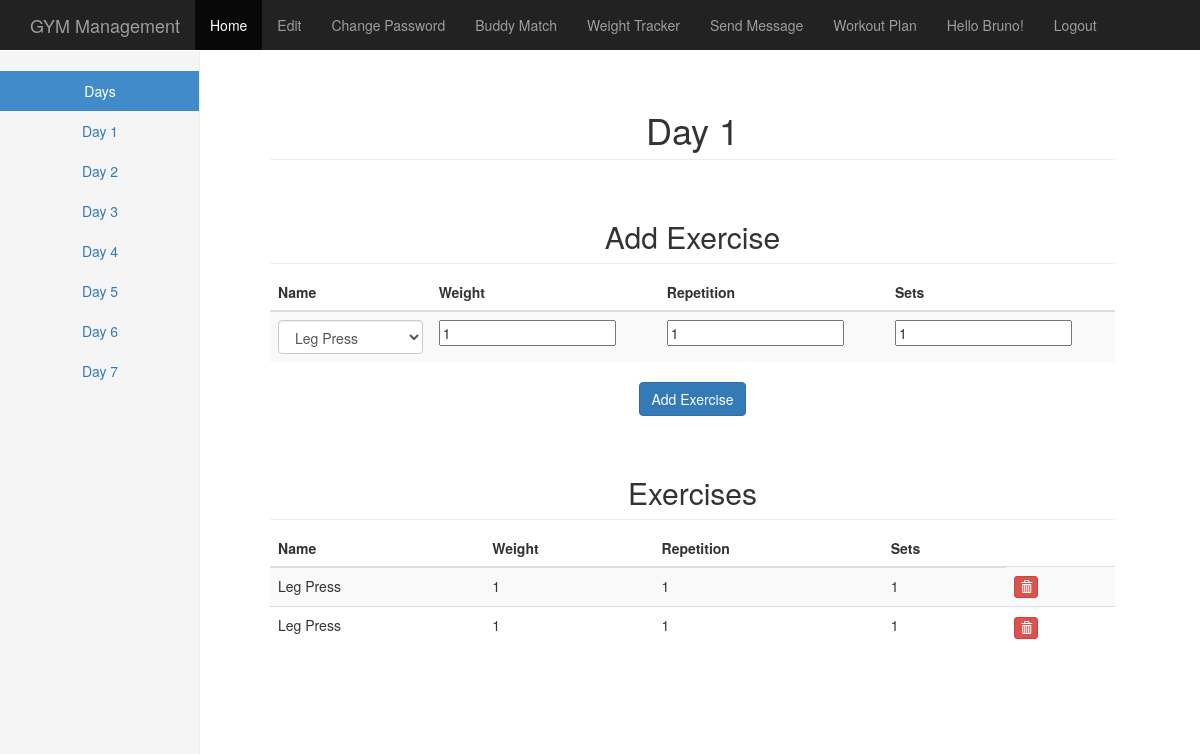
/workout/days/1/ (signed in), run on an earlier commit of the app's database.
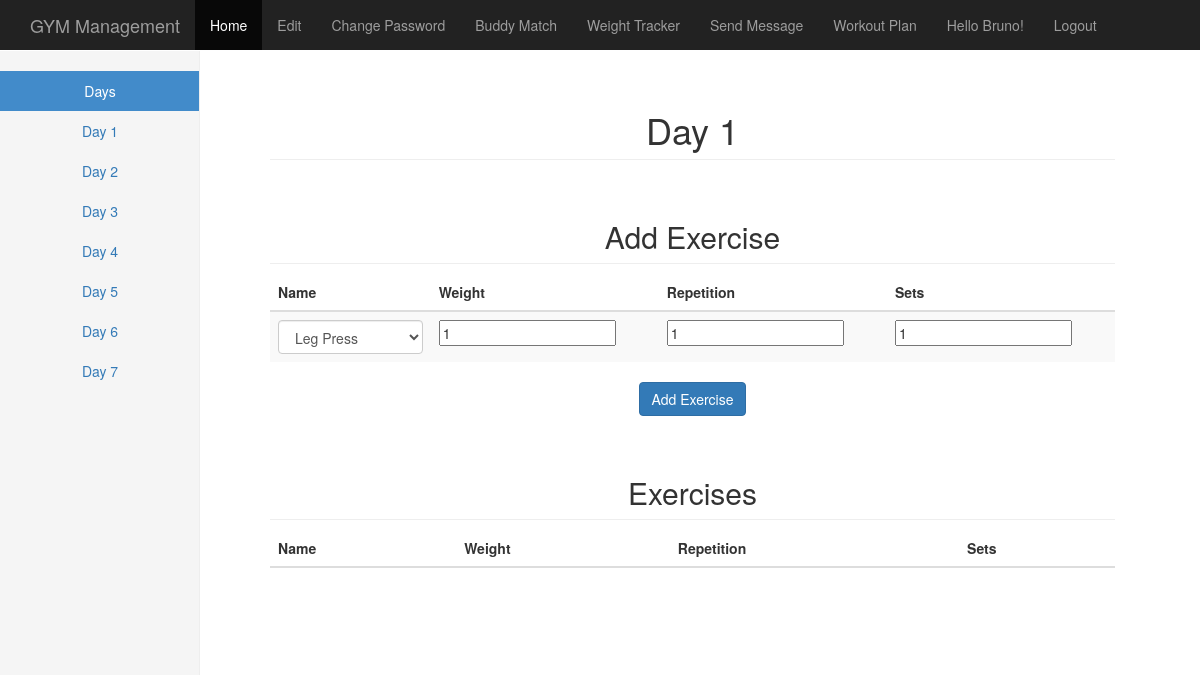
And on a later commit of the database.
### gym_app/models.py (models this page shows, shortened)
class Exercise(models.Model):
    task = models.ForeignKey(Task)
    weight = models.IntegerField(max_length=4, default = 1)
    repetition = models.IntegerField(max_length=4, default = 1)
    sets = models.IntegerField(max_length=4, default = 1)
    ONE = 1
    TWO = 2
    THREE = 3
    FOUR = 4
    FIVE = 5
    SIX = 6
    SEVEN = 7
    DAYS = (
        (ONE, 'Day 1'),
        (TWO, 'Day 2'),
        (THREE, 'Day 3'),
        (FOUR, 'Day 4'),
        (FIVE, 'Day 5'),
        (SIX, 'Day 6'),
        (SEVEN, 'Day 7'),
    )
    day = models.IntegerField(max_length=7,
                                      choices=DAYS,
                                      default=ONE)

class Task(models.Model):
    name = models.CharField(max_length=32)
    LEG = 'LG'
    CHEST = 'CH'
    SHOULDER = 'SH'
    NOTYPE = 'NT'
    TYPE_OF_TASKS_CHOICES = (
        (NOTYPE, 'No type'),
        (LEG, 'Leg'),
        (SHOULDER, 'Shoulder'),
        (CHEST, 'Chest'),
    )
    typeTask = models.CharField(max_length=2,
                                      choices=TYPE_OF_TASKS_CHOICES,
                                      default=NOTYPE)

### gym_app/views.py (the view)
# urls.py: url(r'^workout/days/(?P<day>\d{1})/$', workout_day),
@login_required
def workout_day(request, day = '1'):
    if request.method == 'POST':
        task_name = request.POST.get('task_name')
        user = User.objects.get(username = request.user.username)
        exercise_form = ExerciseForm(data=request.POST)
        athlete = RegularAthlete.objects.get(user = request.user)
        if exercise_form.is_valid():
            exercise = exercise_form.save(commit=False)
            task = Task.objects.get(name = task_name)
            exercise.task = task
            exercise.day = day
            exercise.save()
            athlete.workout_plan.exercises.add(exercise)
            athlete.save()
            path = '/workout/days/{0}'.format(day)
            print path
            return redirect(path)
        else:
            return HttpResponse('There are errors in the fields: {0}'.format(exercise_form.errors))
    else:
        t_list = Task.objects.all()
        athlete = RegularAthlete.objects.get(user = request.user)
        exercises = athlete.workout_plan.exercises.filter( day = int(day))
        exercise_form = ExerciseForm()
        return render(request, 'gym_app/workout_day.html',
            {'exercise_form': exercise_form, 'task_list' : t_list, 'exercises' : exercises, 'day': day})

### gym_app/forms.py
class ExerciseForm(forms.ModelForm):
    class Meta:
        model = Exercise
        fields = ('weight','repetition', 'sets')

### templates/gym_app/workout_day.html (shortened to what this page needs)
{% extends 'base.html' %}
{% load staticfiles %}
{% block content%}
    <div class="container-fluid">
      <div class="row">
        <div class="col-sm-3 col-md-2 sidebar">
          <ul class="nav nav-sidebar">
            <li class="active"><a href="/workout_plan/">Days<span class="sr-only">(current)</span></a></li>
            <li><a href="/workout/days/1">Day 1</a></li>
            <li><a href="/workout/days/2">Day 2</a></li>
            <li><a href="/workout/days/3">Day 3</a></li>
            <li><a href="/workout/days/4">Day 4</a></li>
            <li><a href="/workout/days/5">Day 5</a></li>
            <li><a href="/workout/days/6">Day 6</a></li>
            <li><a href="/workout/days/7">Day 7</a></li>
          </ul>
        </div>
         <div class="col-sm-9 col-sm-offset-3 col-md-10 col-md-offset-2 main">
            <h1 class="page-header">Day {{day}}</h1><br>
          <h2 class="sub-header">Add Exercise</h2>
        <form id="user_form" method="post" action="/workout/days/{{day}}/"
                enctype="multipart/form-data">
          <div class="table-responsive">
            <table class="table table-striped">
              <thead>
                <tr>
                    <th>Name</th>
                    <th>Weight</th>
                    <th>Repetition</th>
                    <th>Sets</th>
                </tr>
              </thead>
              <tbody>
                        <tr>
                             <td align="left">
                                    <select class="form-control" id="sel1" name="task_name">
                                    {% for task in task_list %}
                                    <option>{{ task.name }}</option>
                                    {% endfor %}
                                    </select>
                            </td>
                            {% for field in exercise_form %}
                            <td align="left"><div class="fieldWrapper">
                                    {{ field }}
                            </div></td>
                            {% endfor %}
                        </tr>
              </tbody>
            </table>
          </div>
            <input type="submit" class="btn btn-primary" name="submit" value="Add Exercise" />
        </form>
        </div>
        <div class="col-sm-9 col-sm-offset-3 col-md-10 col-md-offset-2 main">
          <h2 class="sub-header">Exercises</h2>
          <div class="table-responsive">
            <table class="table table-striped">
              <thead>
                <tr>
                    <th>Name</th>
                    <th>Weight</th>
                    <th>Repetition</th>
                    <th>Sets</th>
                </tr>
              </thead>
              <tbody>
                 {% for exercise in exercises %}
                        <tr>
                            <td align="left">{{exercise.task.name}}</td>
                            <td align="left">{{exercise.weight}}</td>
                            <td align="left">{{exercise.repetition}}</td>
                            <td align="left">{{exercise.sets}}</td>
                            <form method="post" action="/delete_exercise/" enctype="multipart/form-data">
                               <td align="left"> <button  name ='delete' type='submit' value='{{exercise.id}}'class="btn btn-danger btn-xs"><span class="glyphicon glyphicon-trash"></span></button> </td>
                            </form>
                        </tr>
                {% endfor %}
              </tbody>
            </table>
          </div>
        </div>
      </div>
    </div>
{% endblock %}

### templates/base.html (shortened to what this page needs)
<!DOCTYPE html>
{% load staticfiles %}
<html lang="en">
  <head>
    <link href="{% static "css/bootstrap.min.css" %}" rel="stylesheet">
    <link href="{% static "css/starter-template.css" %}" rel="stylesheet">
    <link href="{% static "css/dashboard.css" %}" rel="stylesheet">
  </head>
  <body>
    <nav class="navbar navbar-inverse navbar-fixed-top">
      <div class="container">
        <div class="navbar-header">
          <a class="navbar-brand" href="/index">GYM Management</a>
        </div>
        <div id="navbar" class="collapse navbar-collapse">
          <ul class="nav navbar-nav">
            <li class="active"><a href="/index">Home</a></li>
            {% if user.is_authenticated %}
              <li><a href="/edit">Edit</a></li>
              <li><a href="/change_password">Change Password</a></li>
              <li><a href="/buddy_match">Buddy Match</a></li>
              <li><a href="/tracker">Weight Tracker</a></li>
              <li><a href="/members">Send Message</a></li>
              <li><a href="/workout_plan">Workout Plan</a></li>
              <li><a>Hello {{ user.first_name }}!</a></li>
              <li><a href="/logout/">Logout</a></li>
            {% else %}
              <li><a href="/register/">Register Here</a></li>
              <li><a href="/login/">Login</a></li>
            {% endif %}
          </ul>
        </div>
      </div>
    </nav>
    <div class="container">
      <div class="starter-template">
        {% block content %}
        {% endblock %}
      </div>
    </div>
  </body>
</html>

### static/css/starter-template.css (style rules this page uses)
body { padding-top: 50px; }
.starter-template { padding: 40px 15px; text-align: center; }

### static/css/dashboard.css (style rules this page uses)
body { padding-top: 50px; }
.sub-header { padding-bottom: 10px; border-bottom: 1px solid #eee; }
.navbar-fixed-top { border: 0; }
.sidebar { display: none; }
@media (min-width: 768px) { .sidebar { position: fixed; top: 51px; bottom: 0; left: 0; z-index: 1000; display: block; padding: 20px; overflow-x: hidden; overflow-y: auto; background-color: #f5f5f5; border-right: 1px solid #eee; } }
.nav-sidebar { margin-right: -21px; margin-bottom: 20px; margin-left: -20px; }
.nav-sidebar > li > a { padding-right: 20px; padding-left: 20px; }
.nav-sidebar > .active > a, .nav-sidebar > .active > a:hover, .nav-sidebar > .active > a:focus { color: #fff; background-color: #428bca; }
.main { padding: 20px; }
@media (min-width: 768px) { .main { padding-right: 40px; padding-left: 40px; } }
.main .page-header { margin-top: 0; }

What changed in the data, as far as the page shows it:
removed Exercise: task.name "Leg Press", weight "1", repetition "1", sets "1"
removed Exercise: task.name "Leg Press", weight "1", repetition "1", sets "1", {{ exercise.id }} 2 (drawn)
